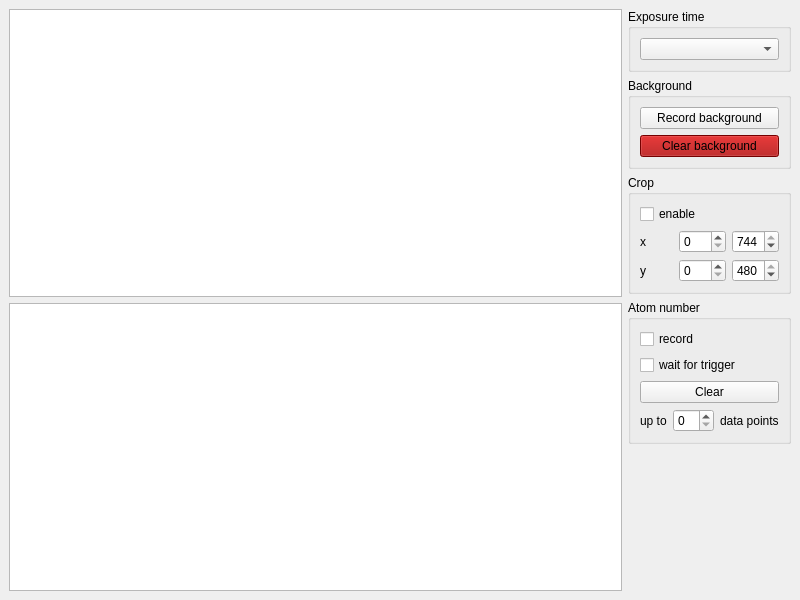
<?xml version="1.0" encoding="UTF-8"?>
<ui version="4.0">
 <class>MainWindow</class>
 <widget class="QMainWindow" name="MainWindow">
  <property name="geometry">
   <rect>
    <x>0</x>
    <y>0</y>
    <width>800</width>
    <height>600</height>
   </rect>
  </property>
  <property name="windowTitle">
   <string>MainWindow</string>
  </property>
  <widget class="QWidget" name="centralwidget">
   <layout class="QHBoxLayout" name="horizontalLayout">
    <item>
     <layout class="QVBoxLayout" name="verticalLayout">
      <item>
       <widget class="CameraWidget" name="cameras"/>
      </item>
      <item>
       <widget class="AtomNumberWidget" name="atom_numbers"/>
      </item>
     </layout>
    </item>
    <item>
     <layout class="QVBoxLayout" name="verticalLayout_2">
      <item>
       <widget class="QGroupBox" name="groupBox_3">
        <property name="title">
         <string>Exposure time</string>
        </property>
        <layout class="QVBoxLayout" name="verticalLayout_4">
         <item>
          <widget class="SelectExposureTimeWidget" name="exposureTime"/>
         </item>
        </layout>
       </widget>
      </item>
      <item>
       <widget class="RecordBackgroundBox" name="recordBackgroundBox">
        <property name="title">
         <string>Background</string>
        </property>
        <layout class="QVBoxLayout" name="verticalLayout_3">
         <item>
          <widget class="QPushButton" name="recordBackground">
           <property name="autoFillBackground">
            <bool>false</bool>
           </property>
           <property name="text">
            <string>Record background</string>
           </property>
           <property name="icon">
            <iconset theme="close">
             <normaloff>.</normaloff>.</iconset>
           </property>
           <property name="checkable">
            <bool>false</bool>
           </property>
          </widget>
         </item>
         <item>
          <widget class="QPushButton" name="clearBackground">
           <property name="palette">
            <palette>
             <active>
              <colorrole role="WindowText">
               <brush brushstyle="SolidPattern">
                <color alpha="255">
                 <red>0</red>
                 <green>0</green>
                 <blue>0</blue>
                </color>
               </brush>
              </colorrole>
              <colorrole role="Button">
               <brush brushstyle="SolidPattern">
                <color alpha="255">
                 <red>164</red>
                 <green>0</green>
                 <blue>0</blue>
                </color>
               </brush>
              </colorrole>
              <colorrole role="Light">
               <brush brushstyle="SolidPattern">
                <color alpha="255">
                 <red>246</red>
                 <green>0</green>
                 <blue>0</blue>
                </color>
               </brush>
              </colorrole>
              <colorrole role="Midlight">
               <brush brushstyle="SolidPattern">
                <color alpha="255">
                 <red>205</red>
                 <green>0</green>
                 <blue>0</blue>
                </color>
               </brush>
              </colorrole>
              <colorrole role="Dark">
               <brush brushstyle="SolidPattern">
                <color alpha="255">
                 <red>82</red>
                 <green>0</green>
                 <blue>0</blue>
                </color>
               </brush>
              </colorrole>
              <colorrole role="Mid">
               <brush brushstyle="SolidPattern">
                <color alpha="255">
                 <red>109</red>
                 <green>0</green>
                 <blue>0</blue>
                </color>
               </brush>
              </colorrole>
              <colorrole role="Text">
               <brush brushstyle="SolidPattern">
                <color alpha="255">
                 <red>0</red>
                 <green>0</green>
                 <blue>0</blue>
                </color>
               </brush>
              </colorrole>
              <colorrole role="BrightText">
               <brush brushstyle="SolidPattern">
                <color alpha="255">
                 <red>255</red>
                 <green>255</green>
                 <blue>255</blue>
                </color>
               </brush>
              </colorrole>
              <colorrole role="ButtonText">
               <brush brushstyle="SolidPattern">
                <color alpha="255">
                 <red>0</red>
                 <green>0</green>
                 <blue>0</blue>
                </color>
               </brush>
              </colorrole>
              <colorrole role="Base">
               <brush brushstyle="SolidPattern">
                <color alpha="255">
                 <red>255</red>
                 <green>255</green>
                 <blue>255</blue>
                </color>
               </brush>
              </colorrole>
              <colorrole role="Window">
               <brush brushstyle="SolidPattern">
                <color alpha="255">
                 <red>164</red>
                 <green>0</green>
                 <blue>0</blue>
                </color>
               </brush>
              </colorrole>
              <colorrole role="Shadow">
               <brush brushstyle="SolidPattern">
                <color alpha="255">
                 <red>0</red>
                 <green>0</green>
                 <blue>0</blue>
                </color>
               </brush>
              </colorrole>
              <colorrole role="AlternateBase">
               <brush brushstyle="SolidPattern">
                <color alpha="255">
                 <red>209</red>
                 <green>127</green>
                 <blue>127</blue>
                </color>
               </brush>
              </colorrole>
              <colorrole role="ToolTipBase">
               <brush brushstyle="SolidPattern">
                <color alpha="255">
                 <red>255</red>
                 <green>255</green>
                 <blue>220</blue>
                </color>
               </brush>
              </colorrole>
              <colorrole role="ToolTipText">
               <brush brushstyle="SolidPattern">
                <color alpha="255">
                 <red>0</red>
                 <green>0</green>
                 <blue>0</blue>
                </color>
               </brush>
              </colorrole>
             </active>
             <inactive>
              <colorrole role="WindowText">
               <brush brushstyle="SolidPattern">
                <color alpha="255">
                 <red>0</red>
                 <green>0</green>
                 <blue>0</blue>
                </color>
               </brush>
              </colorrole>
              <colorrole role="Button">
               <brush brushstyle="SolidPattern">
                <color alpha="255">
                 <red>164</red>
                 <green>0</green>
                 <blue>0</blue>
                </color>
               </brush>
              </colorrole>
              <colorrole role="Light">
               <brush brushstyle="SolidPattern">
                <color alpha="255">
                 <red>246</red>
                 <green>0</green>
                 <blue>0</blue>
                </color>
               </brush>
              </colorrole>
              <colorrole role="Midlight">
               <brush brushstyle="SolidPattern">
                <color alpha="255">
                 <red>205</red>
                 <green>0</green>
                 <blue>0</blue>
                </color>
               </brush>
              </colorrole>
              <colorrole role="Dark">
               <brush brushstyle="SolidPattern">
                <color alpha="255">
                 <red>82</red>
                 <green>0</green>
                 <blue>0</blue>
                </color>
               </brush>
              </colorrole>
              <colorrole role="Mid">
               <brush brushstyle="SolidPattern">
                <color alpha="255">
                 <red>109</red>
                 <green>0</green>
                 <blue>0</blue>
                </color>
               </brush>
              </colorrole>
              <colorrole role="Text">
               <brush brushstyle="SolidPattern">
                <color alpha="255">
                 <red>0</red>
                 <green>0</green>
                 <blue>0</blue>
                </color>
               </brush>
              </colorrole>
              <colorrole role="BrightText">
               <brush brushstyle="SolidPattern">
                <color alpha="255">
                 <red>255</red>
                 <green>255</green>
                 <blue>255</blue>
                </color>
               </brush>
              </colorrole>
              <colorrole role="ButtonText">
               <brush brushstyle="SolidPattern">
                <color alpha="255">
                 <red>0</red>
                 <green>0</green>
                 <blue>0</blue>
                </color>
               </brush>
              </colorrole>
              <colorrole role="Base">
               <brush brushstyle="SolidPattern">
                <color alpha="255">
                 <red>255</red>
                 <green>255</green>
                 <blue>255</blue>
                </color>
               </brush>
              </colorrole>
              <colorrole role="Window">
               <brush brushstyle="SolidPattern">
                <color alpha="255">
                 <red>164</red>
                 <green>0</green>
                 <blue>0</blue>
                </color>
               </brush>
              </colorrole>
              <colorrole role="Shadow">
               <brush brushstyle="SolidPattern">
                <color alpha="255">
                 <red>0</red>
                 <green>0</green>
                 <blue>0</blue>
                </color>
               </brush>
              </colorrole>
              <colorrole role="AlternateBase">
               <brush brushstyle="SolidPattern">
                <color alpha="255">
                 <red>209</red>
                 <green>127</green>
                 <blue>127</blue>
                </color>
               </brush>
              </colorrole>
              <colorrole role="ToolTipBase">
               <brush brushstyle="SolidPattern">
                <color alpha="255">
                 <red>255</red>
                 <green>255</green>
                 <blue>220</blue>
                </color>
               </brush>
              </colorrole>
              <colorrole role="ToolTipText">
               <brush brushstyle="SolidPattern">
                <color alpha="255">
                 <red>0</red>
                 <green>0</green>
                 <blue>0</blue>
                </color>
               </brush>
              </colorrole>
             </inactive>
             <disabled>
              <colorrole role="WindowText">
               <brush brushstyle="SolidPattern">
                <color alpha="255">
                 <red>82</red>
                 <green>0</green>
                 <blue>0</blue>
                </color>
               </brush>
              </colorrole>
              <colorrole role="Button">
               <brush brushstyle="SolidPattern">
                <color alpha="255">
                 <red>164</red>
                 <green>0</green>
                 <blue>0</blue>
                </color>
               </brush>
              </colorrole>
              <colorrole role="Light">
               <brush brushstyle="SolidPattern">
                <color alpha="255">
                 <red>246</red>
                 <green>0</green>
                 <blue>0</blue>
                </color>
               </brush>
              </colorrole>
              <colorrole role="Midlight">
               <brush brushstyle="SolidPattern">
                <color alpha="255">
                 <red>205</red>
                 <green>0</green>
                 <blue>0</blue>
                </color>
               </brush>
              </colorrole>
              <colorrole role="Dark">
               <brush brushstyle="SolidPattern">
                <color alpha="255">
                 <red>82</red>
                 <green>0</green>
                 <blue>0</blue>
                </color>
               </brush>
              </colorrole>
              <colorrole role="Mid">
               <brush brushstyle="SolidPattern">
                <color alpha="255">
                 <red>109</red>
                 <green>0</green>
                 <blue>0</blue>
                </color>
               </brush>
              </colorrole>
              <colorrole role="Text">
               <brush brushstyle="SolidPattern">
                <color alpha="255">
                 <red>82</red>
                 <green>0</green>
                 <blue>0</blue>
                </color>
               </brush>
              </colorrole>
              <colorrole role="BrightText">
               <brush brushstyle="SolidPattern">
                <color alpha="255">
                 <red>255</red>
                 <green>255</green>
                 <blue>255</blue>
                </color>
               </brush>
              </colorrole>
              <colorrole role="ButtonText">
               <brush brushstyle="SolidPattern">
                <color alpha="255">
                 <red>82</red>
                 <green>0</green>
                 <blue>0</blue>
                </color>
               </brush>
              </colorrole>
              <colorrole role="Base">
               <brush brushstyle="SolidPattern">
                <color alpha="255">
                 <red>164</red>
                 <green>0</green>
                 <blue>0</blue>
                </color>
               </brush>
              </colorrole>
              <colorrole role="Window">
               <brush brushstyle="SolidPattern">
                <color alpha="255">
                 <red>164</red>
                 <green>0</green>
                 <blue>0</blue>
                </color>
               </brush>
              </colorrole>
              <colorrole role="Shadow">
               <brush brushstyle="SolidPattern">
                <color alpha="255">
                 <red>0</red>
                 <green>0</green>
                 <blue>0</blue>
                </color>
               </brush>
              </colorrole>
              <colorrole role="AlternateBase">
               <brush brushstyle="SolidPattern">
                <color alpha="255">
                 <red>164</red>
                 <green>0</green>
                 <blue>0</blue>
                </color>
               </brush>
              </colorrole>
              <colorrole role="ToolTipBase">
               <brush brushstyle="SolidPattern">
                <color alpha="255">
                 <red>255</red>
                 <green>255</green>
                 <blue>220</blue>
                </color>
               </brush>
              </colorrole>
              <colorrole role="ToolTipText">
               <brush brushstyle="SolidPattern">
                <color alpha="255">
                 <red>0</red>
                 <green>0</green>
                 <blue>0</blue>
                </color>
               </brush>
              </colorrole>
             </disabled>
            </palette>
           </property>
           <property name="text">
            <string>Clear background</string>
           </property>
          </widget>
         </item>
        </layout>
       </widget>
      </item>
      <item>
       <widget class="CropBoxWidget" name="groupBox_2">
        <property name="title">
         <string>Crop</string>
        </property>
        <layout class="QVBoxLayout" name="verticalLayout_5">
         <item>
          <widget class="QCheckBox" name="enableCrop">
           <property name="text">
            <string>enable</string>
           </property>
          </widget>
         </item>
         <item>
          <layout class="QGridLayout" name="gridLayout">
           <item row="1" column="1">
            <widget class="QSpinBox" name="cropY0">
             <property name="maximum">
              <number>470</number>
             </property>
            </widget>
           </item>
           <item row="0" column="0">
            <widget class="QLabel" name="label_2">
             <property name="text">
              <string>x</string>
             </property>
            </widget>
           </item>
           <item row="1" column="0">
            <widget class="QLabel" name="label">
             <property name="text">
              <string>y</string>
             </property>
            </widget>
           </item>
           <item row="0" column="1">
            <widget class="QSpinBox" name="cropX0">
             <property name="buttonSymbols">
              <enum>QAbstractSpinBox::UpDownArrows</enum>
             </property>
             <property name="maximum">
              <number>734</number>
             </property>
            </widget>
           </item>
           <item row="0" column="2">
            <widget class="QSpinBox" name="cropX1">
             <property name="maximum">
              <number>744</number>
             </property>
             <property name="value">
              <number>744</number>
             </property>
            </widget>
           </item>
           <item row="1" column="2">
            <widget class="QSpinBox" name="cropY1">
             <property name="maximum">
              <number>480</number>
             </property>
             <property name="value">
              <number>480</number>
             </property>
            </widget>
           </item>
          </layout>
         </item>
        </layout>
       </widget>
      </item>
      <item>
       <widget class="ConfigureRecordingBox" name="groupBox_4">
        <property name="title">
         <string>Atom number</string>
        </property>
        <layout class="QVBoxLayout" name="verticalLayout_6">
         <item>
          <widget class="QCheckBox" name="enableRecording">
           <property name="text">
            <string>record</string>
           </property>
          </widget>
         </item>
         <item>
          <widget class="QCheckBox" name="enableTrigger">
           <property name="text">
            <string>wait for trigger</string>
           </property>
          </widget>
         </item>
         <item>
          <widget class="QPushButton" name="clearRecording">
           <property name="text">
            <string>Clear</string>
           </property>
          </widget>
         </item>
         <item>
          <layout class="QHBoxLayout" name="horizontalLayout_2">
           <item>
            <widget class="QLabel" name="label_4">
             <property name="text">
              <string>up to</string>
             </property>
            </widget>
           </item>
           <item>
            <widget class="QSpinBox" name="recordingLength"/>
           </item>
           <item>
            <widget class="QLabel" name="label_3">
             <property name="text">
              <string>data points</string>
             </property>
            </widget>
           </item>
          </layout>
         </item>
        </layout>
       </widget>
      </item>
      <item>
       <spacer name="verticalSpacer">
        <property name="orientation">
         <enum>Qt::Vertical</enum>
        </property>
        <property name="sizeHint" stdset="0">
         <size>
          <width>20</width>
          <height>40</height>
         </size>
        </property>
       </spacer>
      </item>
     </layout>
    </item>
   </layout>
  </widget>
 </widget>
 <customwidgets>
  <customwidget>
   <class>SelectExposureTimeWidget</class>
   <extends>QComboBox</extends>
   <header location="global">select_exposure_time.h</header>
  </customwidget>
  <customwidget>
   <class>CameraWidget</class>
   <extends>QGraphicsView</extends>
   <header location="global">camera_widget</header>
  </customwidget>
  <customwidget>
   <class>AtomNumberWidget</class>
   <extends>QGraphicsView</extends>
   <header location="global">atom_number_widget</header>
  </customwidget>
  <customwidget>
   <class>RecordBackgroundBox</class>
   <extends>QGroupBox</extends>
   <header location="global">record_background_box.h</header>
   <container>1</container>
  </customwidget>
  <customwidget>
   <class>CropBoxWidget</class>
   <extends>QGroupBox</extends>
   <header location="global">crop_box_widget.h</header>
   <container>1</container>
  </customwidget>
  <customwidget>
   <class>ConfigureRecordingBox</class>
   <extends>QGroupBox</extends>
   <header location="global">configure_recording_box.h</header>
   <container>1</container>
  </customwidget>
 </customwidgets>
 <resources/>
 <connections/>
</ui>
